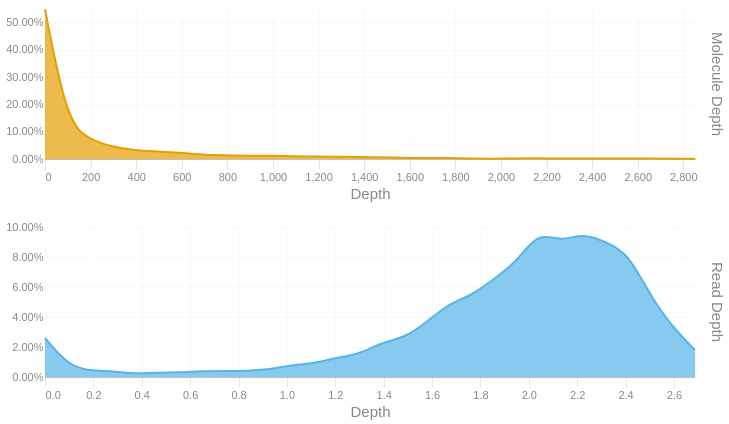

The cell this chart's notebook holds for it:
### Code cell
readdep = depth_hist(tb['Read Depth'], q99, 3)
readdep = readdep.with_columns(pl.lit('Read Depth').alias('Metric'))
if not SKIPLR:
    moldep = depth_hist(tb['Molecule Depth'], mol_q99, 1)
    moldep = moldep.with_columns(pl.lit('Molecule Depth').alias('Metric'))
    _hist = pl.concat([readdep, moldep])
    _hist = _hist.filter(pl.col('Proportion') != 0)
    with SafeRender(_hist):
        (
            alt.Chart(_hist)        
            .mark_area(interpolate = "basis")
            .encode(
                x=alt.X('Bin:Q').scale(domainMin=0).axis(alt.Axis(title='Depth')),
                y = alt.Y('Proportion:Q', title = None).axis(format = '.2%'),
                color = alt.Color('Metric:N').legend(None),
                row = alt.Row("Metric:N").header(title = None, labelOrient = 'right'),
                tooltip = [
                    alt.Tooltip("Metric:N", title = "Metric"),
                    alt.Tooltip('Interval:N', title = "Depth Interval"),
                    alt.Tooltip('Proportion:Q', title = "% Alignments").format('.2%')
                ]
            )
            .resolve_scale(x='independent', y='independent')
            .properties(
                height = 150, width = 650,
                usermeta={'embedOptions': {'downloadFileName': f'{samplename}.depth.hist'}}
            )
        ).display()
else:
    readdep = readdep.filter(pl.col('Proportion') != 0)
    with SafeRender(readdep):
        (
            alt.Chart(readdep)        
            .mark_area(interpolate = "basis")
            .encode(
                x=alt.X('Bin:Q').scale(domainMin=0).axis(alt.Axis(title='Depth')),
                y = alt.Y('Proportion:Q', title = None).axis(format = '.2%'),
                tooltip = [
                    alt.Tooltip('Interval:N', title = "Depth Interval"),
                    alt.Tooltip('Proportion:Q', title = "% Alignments").format('.2%')
                ]
            )
            .properties(
                usermeta={'embedOptions': {'downloadFileName': f'{samplename}.depth.hist'}}
            )
        ).display()

### Figure 1 — Vega-Lite specification as saved in the notebook (floating-point values rounded to 4 significant figures)
{"width": 650, "height": 150, "config": {"title": {"anchor": "start", "dy": -15, "fontSize": 18, "color": "#888888", "subtitleColor": "#888888", "subtitleFontSize": 14}, "arc": {"fill": "#0072B2"}, "axis": {"domainColor": "#888888", "domainWidth": 0.5, "gridWidth": 0.2, "grid": false, "titleFontWeight": 400, "titleFontSize": 15, "labelFontSize": 11, "labelColor": "#888888", "tickColor": "#888888", "tickWidth": 0.2, "titleColor": "#888888"}, "axisBand": {"grid": false}, "axisX": {"grid": true, "tickSize": 10, "domainCap": "round"}, "axisY": {"domain": false, "grid": true, "tickSize": 0, "domainCap": "round"}, "background": "transparent", "header": {"labelFontSize": 15, "labelColor": "#888888", "titleFontSize": 15, "titleFontWeight": 600, "titleColor": "#888888"}, "legend": {"labelFont": "sans-serif", "labelFontSize": 12, "labelColor": "#888888", "symbolSize": 100, "symbolType": "circle", "titleFontSize": 12, "titlePadding": 10, "titleColor": "#888888", "title": null}, "range": {"category": ["#E69F00", "#56B4E9", "#009E73", "#F0E442", "#0072B2", "#D55E00", "#CC79A7", "#000000"], "diverging": ["#cfe8f3", "#a2d4ec", "#73bfe2", "#46abdb", "#1696d2", "#12719e"]}, "area": {"fill": "#0072B2", "fillOpacity": 0.7, "line": true, "strokeOpacity": 0.7}, "line": {"color": "#0072B2", "stroke": "#0072B2", "strokeWidth": 2}, "trail": {"color": "#0072B2", "stroke": "#0072B2", "strokeWidth": 0, "size": 1}, "point": {"filled": true, "fillOpacity": 1.0, "size": 95}, "text": {"color": "#888888", "fontSize": 11, "align": "right", "fontWeight": 400, "size": 11}, "bar": {"fill": "#0072B2", "stroke": null}, "view": {"stroke": null, "continuousWidth": 660, "continuousHeight": 400}}, "data": {"name": "data-03701e2ec8879078800cba0bb0dcddb1"}, "mark": {"type": "area", "interpolate": "basis"}, "encoding": {"color": {"field": "Metric", "legend": null, "type": "nominal"}, "row": {"field": "Metric", "header": {"title": null, "labelOrient": "right"}, "type": "nominal"}, "tooltip": [{"field": "Metric", "title": "Metric", "type": "nominal"}, {"field": "Interval", "title": "Depth Interval", "type": "nominal"}, {"field": "Proportion", "format": ".2%", "title": "% Alignments", "type": "quantitative"}], "x": {"axis": {"title": "Depth"}, "field": "Bin", "scale": {"domainMin": 0}, "type": "quantitative"}, "y": {"axis": {"format": ".2%"}, "field": "Proportion", "title": null, "type": "quantitative"}}, "resolve": {"scale": {"x": "independent", "y": "independent"}}, "usermeta": {"embedOptions": {"downloadFileName": "S5_StJohns_3474.depth.hist"}}, "$schema": "https://vega.github.io/schema/vega-lite/v6.1.0.json", "datasets": {"data-03701e2ec8879078800cba0bb0dcddb1": [{"Bin": 0.0, "Interval": "0.0-0.093", "Proportion": 0.026, "Metric": "Read Depth"}, {"Bin": 0.093, "Interval": "0.093-0.185", "Proportion": 0.008, "Metric": "Read Depth"}, {"Bin": 0.185, "Interval": "0.185-0.278", "Proportion": 0.004, "Metric": "Read Depth"}, {"Bin": 0.278, "Interval": "0.278-0.371", "Proportion": 0.004, "Metric": "Read Depth"}, {"Bin": 0.371, "Interval": "0.371-0.463", "Proportion": 0.002, "Metric": "Read Depth"}, {"Bin": 0.463, "Interval": "0.463-0.556", "Proportion": 0.003, "Metric": "Read Depth"}, {"Bin": 0.556, "Interval": "0.556-0.649", "Proportion": 0.003, "Metric": "Read Depth"}, {"Bin": 0.649, "Interval": "0.649-0.741", "Proportion": 0.004, "Metric": "Read Depth"}, {"Bin": 0.741, "Interval": "0.741-0.834", "Proportion": 0.004, "Metric": "Read Depth"}, {"Bin": 0.834, "Interval": "0.834-0.927", "Proportion": 0.004, "Metric": "Read Depth"}, {"Bin": 0.927, "Interval": "0.927-1.019", "Proportion": 0.005, "Metric": "Read Depth"}, {"Bin": 1.019, "Interval": "1.019-1.112", "Proportion": 0.008, "Metric": "Read Depth"}, {"Bin": 1.112, "Interval": "1.112-1.205", "Proportion": 0.009, "Metric": "Read Depth"}, {"Bin": 1.205, "Interval": "1.205-1.297", "Proportion": 0.013, "Metric": "Read Depth"}, {"Bin": 1.297, "Interval": "1.297-1.39", "Proportion": 0.015, "Metric": "Read Depth"}, {"Bin": 1.39, "Interval": "1.39-1.483", "Proportion": 0.023, "Metric": "Read Depth"}, {"Bin": 1.483, "Interval": "1.483-1.575", "Proportion": 0.026, "Metric": "Read Depth"}, {"Bin": 1.575, "Interval": "1.575-1.668", "Proportion": 0.036, "Metric": "Read Depth"}, {"Bin": 1.668, "Interval": "1.668-1.761", "Proportion": 0.049, "Metric": "Read Depth"}, {"Bin": 1.761, "Interval": "1.761-1.853", "Proportion": 0.054, "Metric": "Read Depth"}, {"Bin": 1.853, "Interval": "1.853-1.946", "Proportion": 0.065, "Metric": "Read Depth"}, {"Bin": 1.946, "Interval": "1.946-2.039", "Proportion": 0.076, "Metric": "Read Depth"}, {"Bin": 2.039, "Interval": "2.039-2.131", "Proportion": 0.097, "Metric": "Read Depth"}, {"Bin": 2.131, "Interval": "2.131-2.224", "Proportion": 0.09, "Metric": "Read Depth"}, {"Bin": 2.224, "Interval": "2.224-2.317", "Proportion": 0.096, "Metric": "Read Depth"}, {"Bin": 2.317, "Interval": "2.317-2.409", "Proportion": 0.09, "Metric": "Read Depth"}, {"Bin": 2.409, "Interval": "2.409-2.502", "Proportion": 0.083, "Metric": "Read Depth"}, {"Bin": 2.502, "Interval": "2.502-2.595", "Proportion": 0.054, "Metric": "Read Depth"}, {"Bin": 2.595, "Interval": "2.595-2.687", "Proportion": 0.033, "Metric": "Read Depth"}, {"Bin": 2.687, "Interval": "2.687-2.78", "Proportion": 0.018, "Metric": "Read Depth"}, {"Bin": 0.0, "Interval": "0.0-98.3", "Proportion": 0.549, "Metric": "Molecule Depth"}, {"Bin": 98.3, "Interval": "98.3-196.6", "Proportion": 0.13, "Metric": "Molecule Depth"}, {"Bin": 196.6, "Interval": "196.6-295.0", "Proportion": 0.071, "Metric": "Molecule Depth"}, {"Bin": 295.0, "Interval": "295.0-393.3", "Proportion": 0.044, "Metric": "Molecule Depth"}, {"Bin": 393.3, "Interval": "393.3-491.6", "Proportion": 0.032, "Metric": "Molecule Depth"}, {"Bin": 491.6, "Interval": "491.6-589.9", "Proportion": 0.028, "Metric": "Molecule Depth"}, {"Bin": 589.9, "Interval": "589.9-688.2", "Proportion": 0.023, "Metric": "Molecule Depth"}, {"Bin": 688.2, "Interval": "688.2-786.5", "Proportion": 0.016, "Metric": "Molecule Depth"}, {"Bin": 786.5, "Interval": "786.5-884.9", "Proportion": 0.014, "Metric": "Molecule Depth"}, {"Bin": 884.9, "Interval": "884.9-983.2", "Proportion": 0.012, "Metric": "Molecule Depth"}, {"Bin": 983.2, "Interval": "983.2-1081.5", "Proportion": 0.012, "Metric": "Molecule Depth"}, {"Bin": 1082.0, "Interval": "1081.5-1179.8", "Proportion": 0.01, "Metric": "Molecule Depth"}, {"Bin": 1180.0, "Interval": "1179.8-1278.1", "Proportion": 0.009, "Metric": "Molecule Depth"}, {"Bin": 1278.0, "Interval": "1278.1-1376.4", "Proportion": 0.008, "Metric": "Molecule Depth"}, {"Bin": 1376.0, "Interval": "1376.4-1474.8", "Proportion": 0.008, "Metric": "Molecule Depth"}, {"Bin": 1475.0, "Interval": "1474.8-1573.1", "Proportion": 0.006, "Metric": "Molecule Depth"}, {"Bin": 1573.0, "Interval": "1573.1-1671.4", "Proportion": 0.004, "Metric": "Molecule Depth"}, {"Bin": 1671.0, "Interval": "1671.4-1769.7", "Proportion": 0.003, "Metric": "Molecule Depth"}, {"Bin": 1770.0, "Interval": "1769.7-1868.0", "Proportion": 0.004, "Metric": "Molecule Depth"}, {"Bin": 1868.0, "Interval": "1868.0-1966.3", "Proportion": 0.001, "Metric": "Molecule Depth"}, {"Bin": 1966.0, "Interval": "1966.3-2064.7", "Proportion": 0.001, "Metric": "Molecule Depth"}, {"Bin": 2065.0, "Interval": "2064.7-2163.0", "Proportion": 0.002, "Metric": "Molecule Depth"}, {"Bin": 2163.0, "Interval": "2163.0-2261.3", "Proportion": 0.003, "Metric": "Molecule Depth"}, {"Bin": 2261.0, "Interval": "2261.3-2359.6", "Proportion": 0.001, "Metric": "Molecule Depth"}, {"Bin": 2360.0, "Interval": "2359.6-2457.9", "Proportion": 0.002, "Metric": "Molecule Depth"}, {"Bin": 2458.0, "Interval": "2457.9-2556.2", "Proportion": 0.002, "Metric": "Molecule Depth"}, {"Bin": 2556.0, "Interval": "2556.2-2654.6", "Proportion": 0.002, "Metric": "Molecule Depth"}, {"Bin": 2655.0, "Interval": "2654.6-2752.9", "Proportion": 0.002, "Metric": "Molecule Depth"}, {"Bin": 2753.0, "Interval": "2752.9-2851.2", "Proportion": 0.001, "Metric": "Molecule Depth"}, {"Bin": 2851.0, "Interval": "2851.2-2949.51", "Proportion": 0.001, "Metric": "Molecule Depth"}]}}
